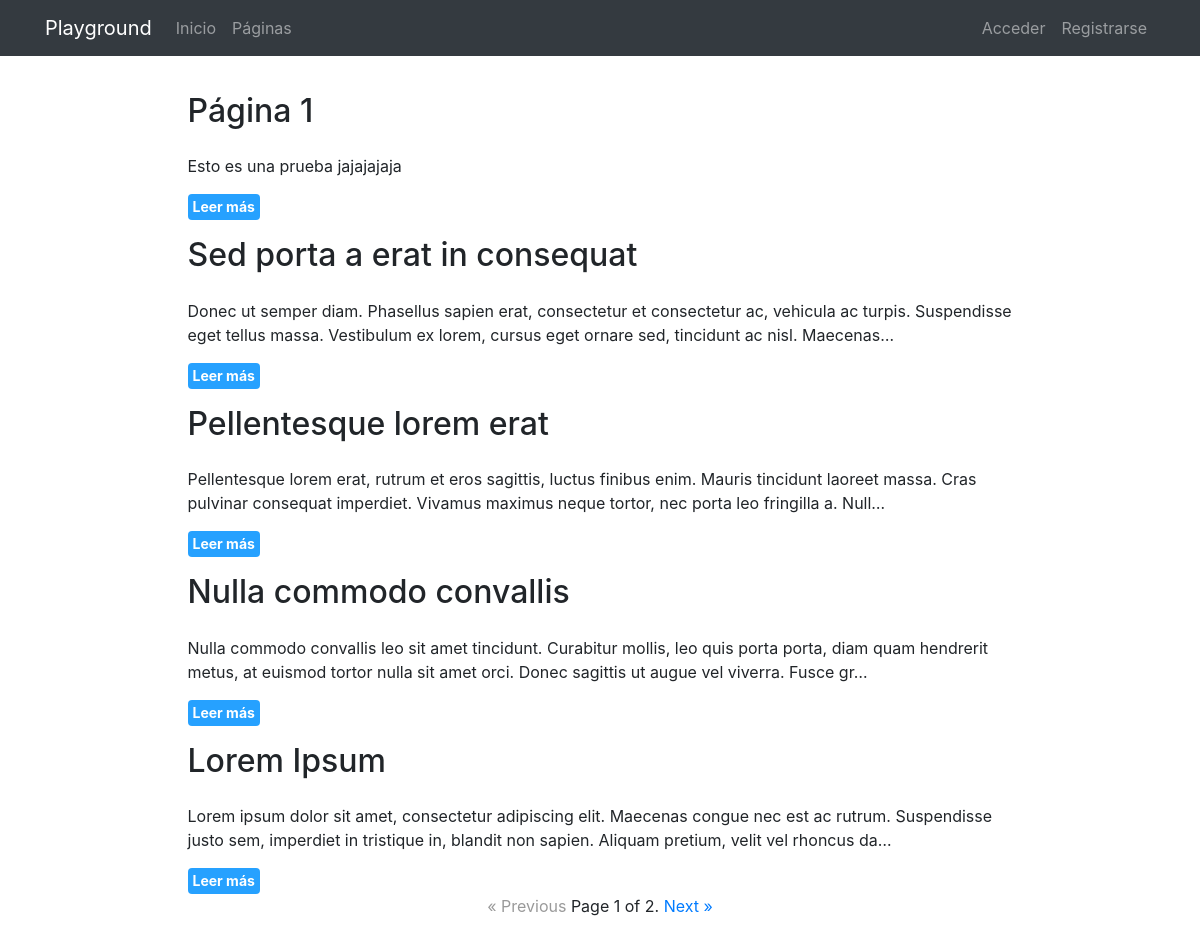
Page /pages/ on the earlier database version.
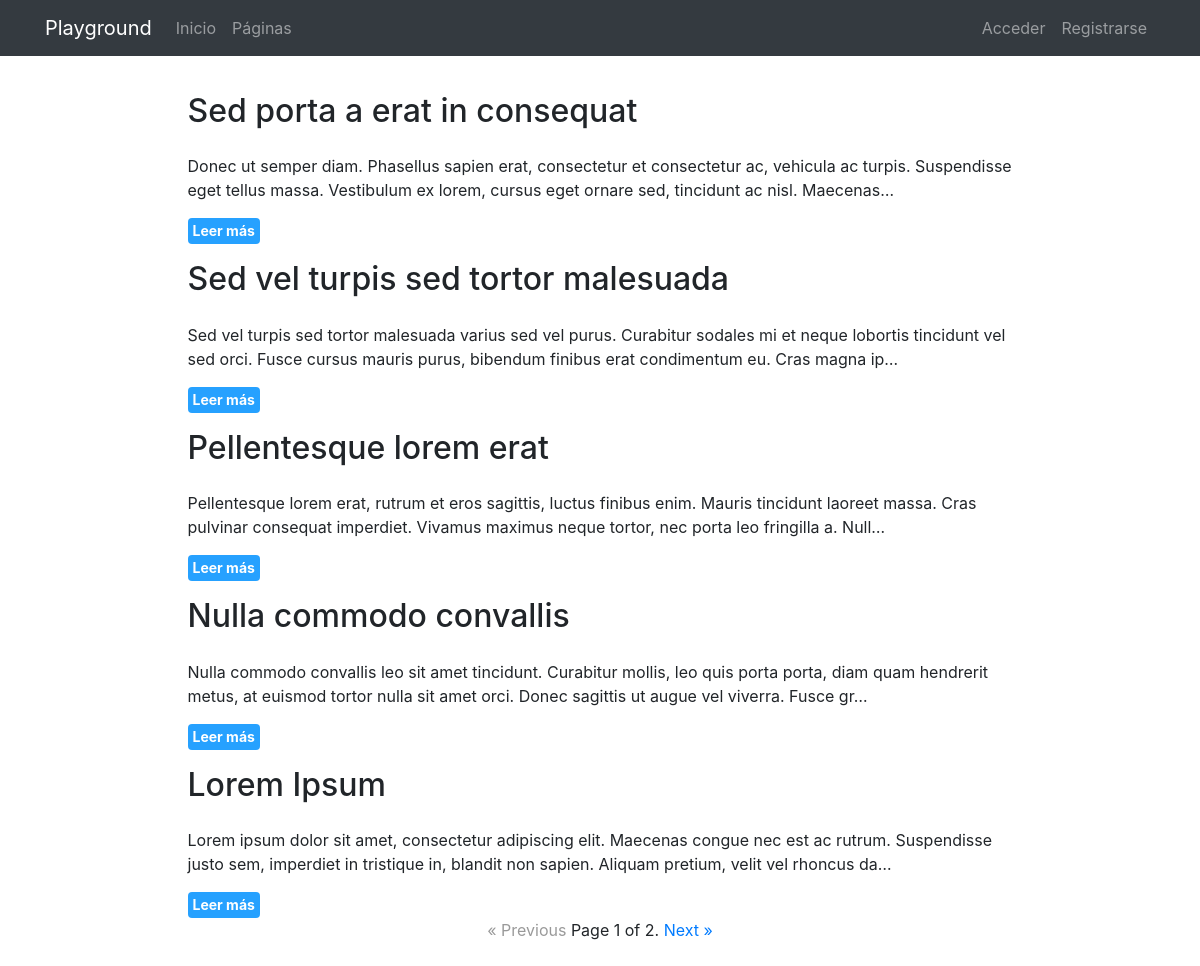
Same page on the later database version.
### pages/models.py (models this page shows, shortened)
class Page(models.Model):
    title = models.CharField(verbose_name="Título", max_length=200)
    content = RichTextField(verbose_name="Contenido")
    order = models.SmallIntegerField(verbose_name="Orden", default=0)
    created = models.DateTimeField(auto_now_add=True, verbose_name="Fecha de creación")
    updated = models.DateTimeField(auto_now=True, verbose_name="Fecha de edición")
    class Meta:
        verbose_name = "página"
        verbose_name_plural = "páginas"
        ordering = ['order', 'title']

### pages/views.py (the view)
# urls.py: path('', PageListView.as_view(), name='pages'),
class PageListView(ListView):
    model = Page
    template_name = "pages/page_list.html"
    paginate_by = 5

### pages/templates/pages/page_list.html (shortened to what this page needs)
{% extends 'core/base.html' %}
{% load static %}
{% block content %}
<link rel="stylesheet" href="{% static 'pages/css/styles.css' %}">
<main role="main">
  <div class="container mb-4">
    {% for page in page_list|dictsortreversed:'id' %}
    <div class="row mt-3">
      <div class="col-md-9 mx-auto">
        <h2 class="mb-4">{{page.title}}</h2>
        <div>
          <p>{{page.content|striptags|safe|truncatechars:"200"}}</p>
          <div class="buttoner">
            <a href="{% url 'pages:page' page.id page.title|slugify %}" class="link-button page-button primary-button">Leer más</a>
          </div>
        </div>
      </div>
    </div>
    {% endfor %}
    <div class="pagination">
      <span class="step-links">
        {% if page_obj.has_previous %}
        <a href="?page=1" class="active">&laquo;</a>
        <a href="?page={{ page_obj.previous_page_number }}" class="active">Previous</a>
        {% else %}
        <a href="#" class="disabled">&laquo;</a>
        <a href="#" class="disabled">Previous</a>
        {% endif %}
        <span class="current">
          Page {{ page_obj.number }} of {{ page_obj.paginator.num_pages }}.
        </span>
        {% if page_obj.has_next %}
        <a href="?page={{ page_obj.next_page_number }}" class="active">Next</a>
        <a href="?page={{ page_obj.paginator.num_pages }}" class="active">&raquo;</a>
        {% else  %}
        <a href="#" class="disabled">Next</a>
        <a href="#" class="disabled">&raquo;</a>
        {% endif %}
      </span>
    </div>
  </div>
</main>
{% endblock %}

Differences in the rows shown:
removed Page: title "Página 1", content "Esto es una prueba jajajajaja"
now on this page (row unchanged): Page: title "Sed vel turpis sed tortor malesuada", content "Sed vel turpis sed tortor malesuada varius sed vel purus. Curabitur sodales mi et neque lobortis tincidunt vel sed orci. Fusce cursus mauris purus, bibendum finibus erat condimentum eu. Cras magna ip…"
